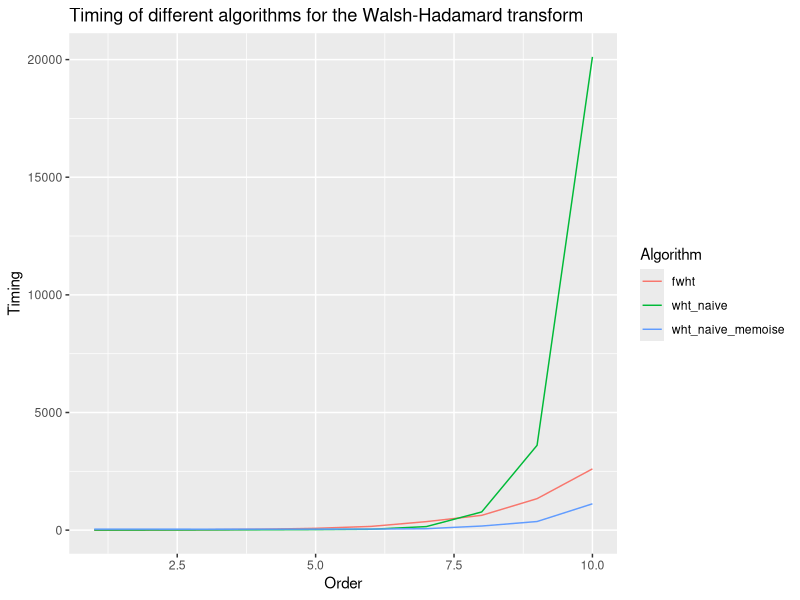

The R script that drew this image:

if(!require("reshape2")) install.packages("reshape2")
if(!require("microbenchmark")) install.packages("microbenchmark")
if(!require("memoise")) install.packages("memoise")
if(!require("ggplot2")) install.packages("ggplot2")

# set the maximal size of the vector to transform (will be a power of 2)
# the following creates vectors of size 2^(1:16) for benchmarking
max_order_k <- 10

fwht <- function( x )
{
  if(length(x) == 1) return(x) 
  upper = x[1:(length(x)/2)]
  lower = x[((length(x)/2)+1):length(x)]

  a = upper + lower
  b = -lower + upper

  return(c(fwht(a),fwht(b)))
}

make_hadamard <- function(d) {
  A <- matrix(1)
  
  for (i in 2:d) {
    A <- rbind(cbind(A, A), cbind(A, -A))
  }
  
  return(A)
}

wht_naive <- function( x )
{
  h <- make_hadamard( log(length(x),2)+1)
  return( x %*% h )
}

wht_naive_memoise <- function( x )
{
  h <- mem_hadamard( log(length(x),2)+1)
  return( x %*% h )
}

# note that with this we memorise for the naive version - so we 
# benchmark just the multiplication, not the generation of hadamard matrices
mem_hadamard <- memoise::memoise( make_hadamard )
for(i in 2^(1:max_order_k)){ mem_hadamard( log(i,2)+1) }

benchmark_list <- list()

for(i in 2^(1:max_order_k))
{
  data <- rnorm(i)
  benchmark_list[[as.character(i)]] <- microbenchmark::microbenchmark( 
    fwht(data),
    wht_naive(data), 
    wht_naive_memoise(data),
    unit = "us",
    times = 100 )
}

bench_res <- Reduce(rbind, lapply( benchmark_list, function(i) summary(i)$mean))
colnames( bench_res) <- c("fwht", "wht_naive", "wht_naive_memoise")

df <- reshape2::melt(bench_res)
df[,1] <- rep( c(1:max_order_k),3) 
colnames(df) <- c("Order", "Algorithm","Timing")


ggplot2::ggplot(df, ggplot2::aes(x = Order, y = Timing, color = Algorithm)) + 
  ggplot2::geom_line() +
  ggplot2::ggtitle("Timing of different algorithms for the Walsh-Hadamard transform")

memoise::forget(mem_hadamard)
